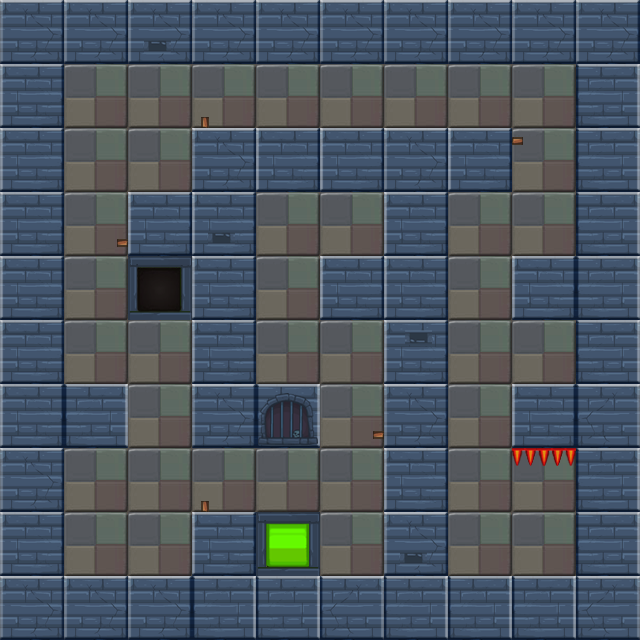

Tiled map render using the project's own tile images. Description and the map definition, with tile-layer contents summarised, below:
An orthogonal 10x10 tile map with 64x64 px tiles, 2 tile layers (bg1, fg1) and 31 objects (14x wall, 3x banzi, 2x enemy, 2x banziL, player, ...).

<map version="1.0" orientation="orthogonal" renderorder="right-down" width="10" height="10" tilewidth="64" tileheight="64">
 <properties>
  <property name="maxStep" value="25" />
 </properties>
 <tileset firstgid="1" name="lv3map" tilewidth="64" tileheight="64">
  <image source="lv3map.png" width="256" height="256" />
 </tileset>
 <layer name="bg1" width="10" height="10">
  <data>[100 cells, 100 non-empty, 5 distinct tile ids]</data>
 </layer>
 <layer name="fg1" width="10" height="10">
  <data>[100 cells, 13 non-empty, 6 distinct tile ids]</data>
 </layer>
 <objectgroup name="obj1">
  <object name="wall" x="0" y="0" width="640" height="64" />
  <object name="wall" x="0" y="0" width="64" height="640" />
  <object name="wall" x="0" y="576" width="640" height="64" />
  <object name="wall" x="512" y="384" width="128" height="64" />
  <object name="wall" x="0" y="384" width="128" height="64" />
  <object name="wall" x="192" y="384" width="128" height="64" />
  <object name="wall" x="576" y="0" width="64" height="640" />
  <object name="wall" x="320" y="256" width="128" height="64" />
  <object name="wall" x="192" y="128" width="320" height="64" />
  <object name="wall" x="128" y="192" width="128" height="64" />
  <object name="wall" x="512" y="256" width="128" height="64" />
  <object name="wall" x="384" y="128" width="64" height="512" />
  <object name="wall" x="192" y="128" width="64" height="320" />
  <object name="player" x="128" y="128" width="64" height="64" />
  <object name="enemy" x="64" y="320" width="64" height="64" />
  <object name="enemy" x="256" y="320" width="64" height="64" />
  <object name="banzi" x="512" y="128" width="64" height="13" />
  <object name="box" x="320" y="192" width="64" height="64" />
  <object name="door" x="512" y="512" width="64" height="64" />
  <object name="banziL" x="192" y="64" width="13" height="64">
   <properties>
    <property name="isOver" value="false" />
   </properties>
  </object>
  <object name="key" x="448" y="64" width="64" height="64">
   <properties>
    <property name="active" value="false" />
   </properties>
  </object>
  <object name="wall" x="192" y="512" width="64" height="128" />
  <object name="dong" x="128" y="256" width="64" height="64" />
  <object name="ding" x="512" y="448" width="64" height="13" />
  <object name="banzi" x="64" y="243" width="64" height="13">
   <properties>
    <property name="isOver" value="false" />
   </properties>
  </object>
  <object name="banzi" x="320" y="435" width="64" height="13">
   <properties>
    <property name="isOver" value="false" />
   </properties>
  </object>
  <object name="fazhen_B" x="64" y="448" width="64" height="64">
   <properties>
    <property name="target" value="fazhen_A" />
   </properties>
  </object>
  <object name="fang" x="256" y="512" width="64" height="64">
   <properties>
    <property name="target" value="mutiaoL" />
   </properties>
  </object>
  <object name="mutiaoL" x="384" y="64" width="64" height="64" />
  <object name="banziL" x="192" y="448" width="13" height="64">
   <properties>
    <property name="isOver" value="false" />
   </properties>
  </object>
  <object name="fazhen_A" x="512" y="320" width="64" height="64">
   <properties>
    <property name="target" value="fazhen_B" />
   </properties>
  </object>
 </objectgroup>
</map>
